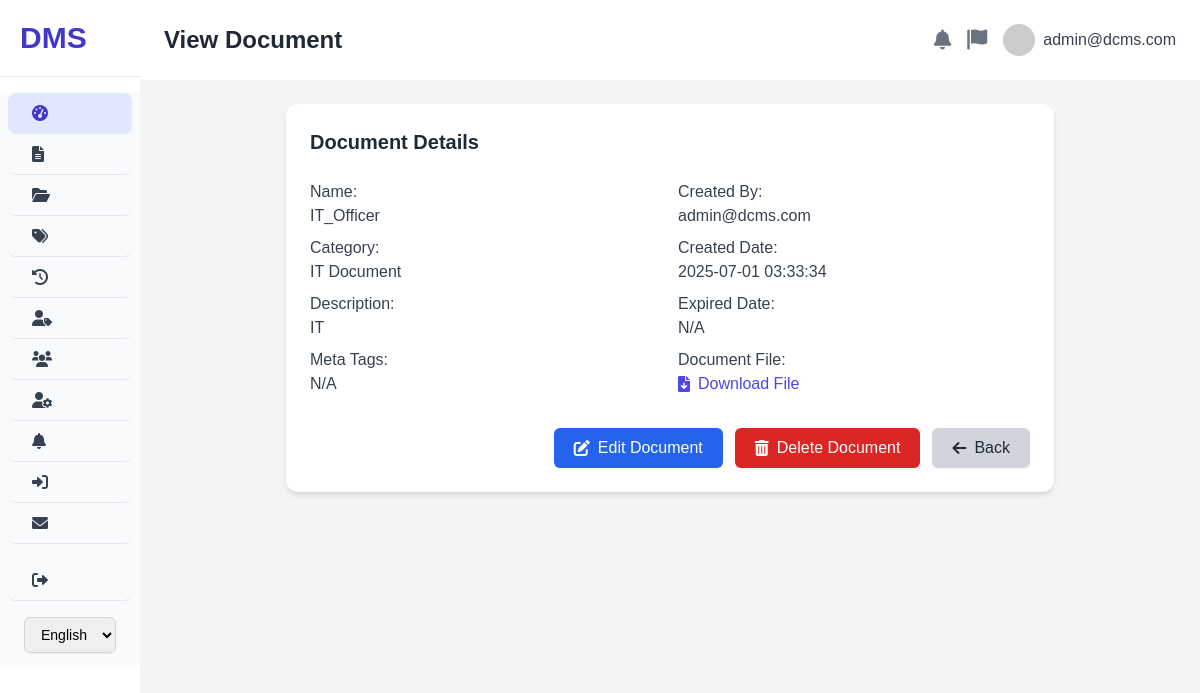
/view_document.php?id=2 (signed in), run on the app's committed database.
### tables this page shows
CREATE TABLE `documents` (
  `id` int(11) NOT NULL,
  `name` varchar(255) NOT NULL,
  `description` text DEFAULT NULL,
  `category_id` int(11) DEFAULT NULL,
  `file_path` varchar(255) NOT NULL,
  `meta_tags` text DEFAULT NULL,
  `created_by_user_id` int(11) DEFAULT NULL,
  `created_at` timestamp NOT NULL DEFAULT current_timestamp(),
  `updated_at` timestamp NOT NULL DEFAULT current_timestamp() ON UPDATE current_timestamp(),
  `expired_date` date DEFAULT NULL
);

CREATE TABLE `categories` (
  `id` int(11) NOT NULL,
  `name` varchar(255) NOT NULL,
  `created_at` timestamp NOT NULL DEFAULT current_timestamp(),
  `parent_id` int(11) DEFAULT NULL
);

CREATE TABLE `users` (
  `id` int(11) NOT NULL,
  `email` varchar(255) NOT NULL,
  `first_name` varchar(100) DEFAULT NULL,
  `last_name` varchar(100) DEFAULT NULL,
  `mobile_number` varchar(20) DEFAULT NULL,
  `password` varchar(255) NOT NULL,
  `created_at` timestamp NOT NULL DEFAULT current_timestamp(),
  `role_id` int(11) DEFAULT 2
);

### view_document.php (the view, shortened to what this page needs)
<!DOCTYPE html>
<html lang="en">
<head>
    <script src="https://cdn.tailwindcss.com"></script>
    <link rel="stylesheet" href="https://cdnjs.cloudflare.com/ajax/libs/font-awesome/6.0.0-beta3/css/all.min.css">
</head>
<body class="flex h-screen overflow-hidden">
    <?php
    $user_email = $_SESSION['user_email'];
    $servername = "localhost";
    $username = "root";
    $password = "";
    $dbname = "dms_db";
    $conn = new mysqli($servername, $username, $password, $dbname);
    $document = null;
    $document_id = $_GET['id'] ?? null;
    if ($document_id) {
        $stmt = $conn->prepare("SELECT d.id, d.name, d.description, c.name as category_name, d.file_path, d.meta_tags, d.created_at, d.expired_date, u.email as created_by
                                FROM documents d
                                JOIN categories c ON d.category_id = c.id
                                JOIN users u ON d.created_by_user_id = u.id
                                WHERE d.id = ?");
        $stmt->bind_param("i", $document_id);
        $stmt->execute();
        $result = $stmt->get_result();
        if ($result->num_rows > 0) {
            $document = $result->fetch_assoc();
        } else {
            $message = "Document not found.";
            $message_type = 'error';
        }
    } else {
        $message = "No document ID provided.";
        $message_type = 'error';
    }
    ?>
    <div class="w-70 bg-white shadow-lg flex-shrink-0 overflow-y-auto">
        <div class="p-5 border-b border-gray-200">
            <h1 class="text-3xl font-extrabold text-indigo-700">DMS</h1>
        </div>
        <nav class="mt-4 bg-gray-50">
            <a href="dashboard.php" class="flex items-center py-3 px-6 text-gray-700 hover:bg-indigo-50 hover:text-indigo-500 rounded-lg mx-2 transition duration-150 ease-in-out bg-indigo-100 text-indigo-700 border-b">
                <i class="fas fa-tachometer-alt mr-2"></i> <?php echo $lang['dashboard']; ?>
            </a>
            <a href="assigned_documents.php" class="flex items-center py-3 px-6 text-gray-700 hover:bg-indigo-50 hover:text-indigo-700 rounded-lg mx-2 transition duration-150 ease-in-out border-b">
                <i class="fas fa-file-alt mr-2"></i> <?php echo $lang['assigned_documents']; ?>
            </a>
            <a href="all_documents.php" class="flex items-center py-3 px-6 text-gray-700 hover:bg-indigo-50 hover:text-indigo-700 rounded-lg mx-2 transition duration-150 ease-in-out border-b">
                <i class="fas fa-folder-open mr-2"></i> <?php echo $lang['all_documents']; ?>
            </a>
            <a href="document_categories.php" class="flex items-center py-3 px-6 text-gray-700 hover:bg-indigo-50 hover:text-indigo-700 rounded-lg mx-2 transition duration-150 ease-in-out border-b">
                <i class="fas fa-tags mr-2"></i> <?php echo $lang['document_categories']; ?>
            </a>
            <a href="documents_audit_trail.php" class="flex items-center py-3 px-6 text-gray-700 hover:bg-indigo-50 hover:text-indigo-700 rounded-lg mx-2 transition duration-150 ease-in-out border-b">
                <i class="fas fa-history mr-2"></i> <?php echo $lang['documents_audit_trail']; ?>
            </a>
            <a href="roles.php" class="flex items-center py-3 px-6 text-gray-700 hover:bg-indigo-50 hover:text-indigo-700 rounded-lg mx-2 transition duration-150 ease-in-out border-b">
                <i class="fas fa-user-tag mr-2"></i> <?php echo $lang['roles']; ?>
            </a>
            <a href="users.php" class="flex items-center py-3 px-6 text-gray-700 hover:bg-indigo-50 hover:text-indigo-700 rounded-lg mx-2 transition duration-150 ease-in-out border-b">
                <i class="fas fa-users mr-2"></i> <?php echo $lang['users']; ?>
            </a>
            <a href="role_user.php" class="flex items-center py-3 px-6 text-gray-700 hover:bg-indigo-50 hover:text-indigo-700 rounded-lg mx-2 transition duration-150 ease-in-out border-b">
                <i class="fas fa-user-cog mr-2"></i> <?php echo $lang['role_user']; ?>
            </a>
            <a href="reminder.php" class="flex items-center py-3 px-6 text-gray-700 hover:bg-indigo-50 hover:text-indigo-700 rounded-lg mx-2 transition duration-150 ease-in-out border-b">
                <i class="fas fa-bell mr-2"></i> <?php echo $lang['reminder']; ?>
            </a>
            <a href="#" class="flex items-center py-3 px-6 text-gray-700 hover:bg-indigo-50 hover:text-indigo-700 rounded-lg mx-2 transition duration-150 ease-in-out border-b">
                <i class="fas fa-sign-in-alt mr-2"></i> <?php echo $lang['login_audits']; ?>
            </a>
            <a href="#" class="flex items-center py-3 px-6 text-gray-700 hover:bg-indigo-50 hover:text-indigo-700 rounded-lg mx-2 transition duration-150 ease-in-out border-b">
                <i class="fas fa-envelope mr-2"></i> <?php echo $lang['smtp_setting']; ?>
            </a>
            <a href="/dcms/logout.php" class="flex items-center py-3 px-6 text-gray-700 hover:bg-red-50 hover:text-red-700 rounded-lg mx-2 transition duration-150 ease-in-out mt-4 border-b" id="logout-link">
                <i class="fas fa-sign-out-alt mr-2"></i> <?php echo $lang['logout']; ?>
            </a>
            <div class="px-6 py-3">
                <form method="post" id="lang-form">
                    <select name="lang" id="lang-select" class="mt-1 block w-full px-3 py-2 border border-gray-300 rounded-md shadow-sm focus:ring-indigo-500 focus:border-indigo-500 sm:text-sm" onchange="document.getElementById('lang-form').submit()">
                        <option value="en" <?php echo ($_SESSION['lang'] === 'en') ? 'selected' : ''; ?>>English</option>
                    </select>
                </form>
            </div>
        </nav>
    </div>
    <div class="flex-1 flex flex-col overflow-hidden">
        <header class="flex items-center justify-between p-6 bg-white shadow-md">
            <div class="flex items-center">
                <h1 class="text-2xl font-semibold text-gray-800">View Document</h1>
            </div>
            <div class="flex items-center space-x-4">
                <button class="text-gray-500 hover:text-gray-700 focus:outline-none focus:text-gray-700">
                    <i class="fas fa-bell text-xl"></i>
                </button>
                <button class="text-gray-500 hover:text-gray-700 focus:outline-none focus:text-gray-700">
                    <i class="fas fa-flag text-xl"></i>
                </button>
                <div class="relative">
                    <button class="flex items-center space-x-2 text-gray-700 hover:text-gray-900 focus:outline-none focus:text-gray-900">
                        <img class="h-8 w-8 rounded-full object-cover" src="https://placehold.co/150x150/cccccc/ffffff?text=User" alt="User Avatar">
                        <span class="hidden md:inline-block font-medium"><?php echo htmlspecialchars($user_email); ?></span>
                    </button>
                </div>
            </div>
        </header>
        <main class="flex-1 overflow-x-hidden overflow-y-auto bg-gray-100 p-6">
            <div class="bg-white rounded-xl shadow-md p-6 max-w-3xl mx-auto">
                <h2 class="text-xl font-semibold text-gray-800 mb-6">Document Details</h2>
                <?php if ($document): ?>
                    <div class="grid grid-cols-1 md:grid-cols-2 gap-4 text-gray-700">
                        <div>
                            <p class="font-medium">Name:</p>
                            <p class="mb-2"><?php echo htmlspecialchars($document['name']); ?></p>
                            <p class="font-medium">Category:</p>
                            <p class="mb-2"><?php echo htmlspecialchars($document['category_name']); ?></p>
                            <p class="font-medium">Description:</p>
                            <p class="mb-2"><?php echo htmlspecialchars($document['description'] ?: 'N/A'); ?></p>
                            <p class="font-medium">Meta Tags:</p>
                            <p class="mb-2">
                                <?php
                                $meta_tags = explode(',', $document['meta_tags']);
                                if (!empty($meta_tags) && !empty($meta_tags[0])) {
                                    foreach ($meta_tags as $tag) {
                                        echo '<span class="inline-flex items-center px-2.5 py-0.5 rounded-full text-xs font-medium bg-indigo-100 text-indigo-800 mr-2 mb-1">' . htmlspecialchars(trim($tag)) . '</span>';
                                    }
                                } else {
                                    echo 'N/A';
                                }
                                ?>
                            </p>
                        </div>
                        <div>
                            <p class="font-medium">Created By:</p>
                            <p class="mb-2"><?php echo htmlspecialchars($document['created_by']); ?></p>
                            <p class="font-medium">Created Date:</p>
                            <p class="mb-2"><?php echo htmlspecialchars($document['created_at']); ?></p>
                            <p class="font-medium">Expired Date:</p>
                            <p class="mb-2">
                                <?php
                                $expired_date_display = htmlspecialchars($document['expired_date'] ?: 'N/A');
                                if (!empty($document['expired_date']) && strtotime($document['expired_date']) < time()) {
                                    echo '<span class="text-red-500 font-semibold">' . $expired_date_display . ' (Expired)</span>';
                                } else {
                                    echo $expired_date_display;
                                }
                                ?>
                            </p>
                            <p class="font-medium">Document File:</p>
                            <p class="mb-2">
                                <?php if (!empty($document['file_path']) && file_exists($document['file_path'])): ?>
                                    <a href="<?php echo htmlspecialchars($document['file_path']); ?>" target="_blank" class="text-indigo-600 hover:underline flex items-center">
                                        <i class="fas fa-file-download mr-2"></i> Download File
                                    </a>
                                <?php else: ?>
                                    File not available.
                                <?php endif; ?>
                            </p>
                        </div>
                    </div>
                    <div class="flex justify-end space-x-3 mt-6">
                        <a href="edit_document.php?id=<?php echo htmlspecialchars($document['id']); ?>"
                           class="px-5 py-2 bg-blue-600 text-white rounded-md shadow-sm hover:bg-blue-700 transition duration-150 ease-in-out flex items-center">
                            <i class="fas fa-edit mr-2"></i> Edit Document
                        </a>
                        <form action="delete_document.php" method="POST" onsubmit="return confirm('Are you sure you want to delete this document? This action cannot be undone.');" class="inline-block">
                            <button type="submit"
                                    class="px-5 py-2 bg-red-600 text-white rounded-md shadow-sm hover:bg-red-700 transition duration-150 ease-in-out flex items-center">
                                <i class="fas fa-trash-alt mr-2"></i> Delete Document
                            </button>
                        </form>
                        <button type="button" onclick="window.history.back();"
                                class="px-5 py-2 bg-gray-300 text-gray-800 rounded-md shadow-sm hover:bg-gray-400 transition duration-150 ease-in-out flex items-center">
                            <i class="fas fa-arrow-left mr-2"></i> Back
                        </button>
                    </div>
                <?php endif; ?>
            </div>
        </main>
    </div>
</body>
</html>

### data on the page
documents: name "IT_Officer", category.name "IT Document", description "IT", created_by_user.email "admin@dcms.com", created_at "2025-07-01 03:33:34", expired_date "N/A"

### other printed values
$user_email "admin@dcms.com"
